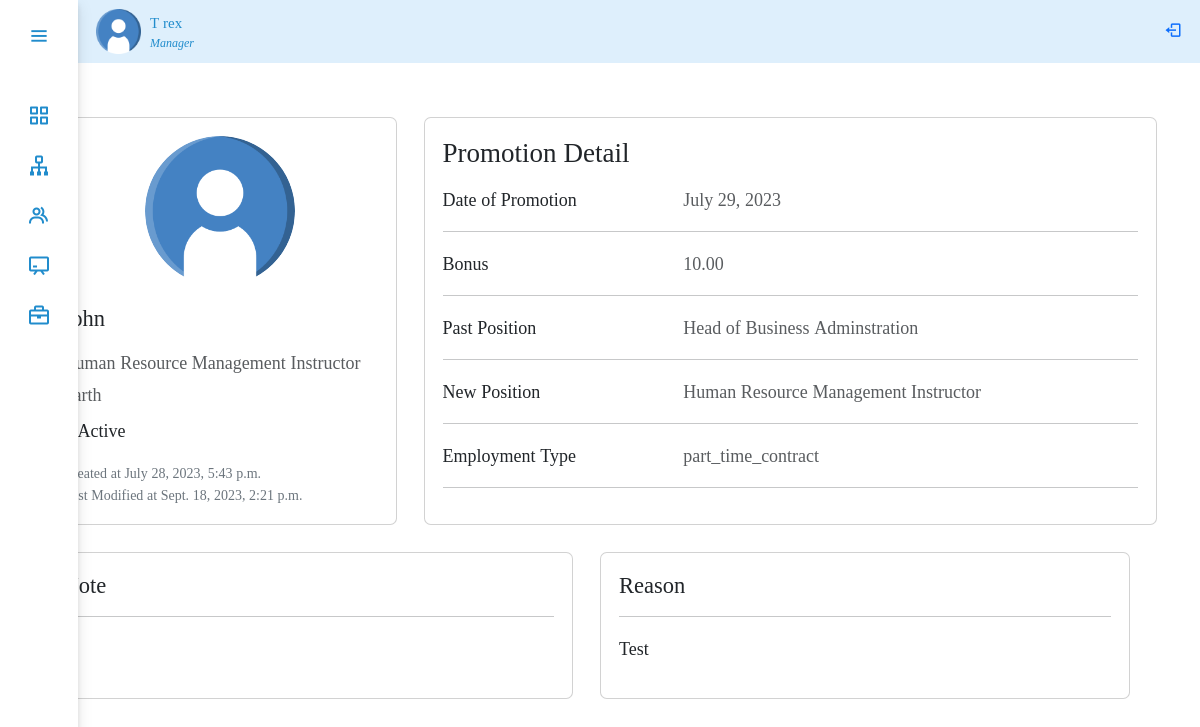
/panel/promotion/3/ (signed in), run on the app's committed database.
### performance/models.py (models this page shows, shortened)
class CustomUser(AbstractBaseUser, PermissionsMixin):
    user_id = models.CharField(max_length=10, unique=True)
    first_name = models.CharField(max_length=30)
    last_name = models.CharField(max_length=30)
    is_active = models.BooleanField(default=True)
    is_manager = models.BooleanField(default=False)
    is_employee = models.BooleanField(default=False)
    is_admin = models.BooleanField(default=False)
    is_staff = models.BooleanField(default=False)
    is_superuser = models.BooleanField(default=False)
    objects = UserManager()
    USERNAME_FIELD = 'user_id'
    REQUIRED_FIELDS = ['first_name', 'last_name']
    class Meta:
        permissions = [
            ("view_manager_pages", "Can view manager pages"),
            ("view_employee_pages", "Can view employee pages"),
        ]

class Promotion(models.Model):
    employee = models.ForeignKey(
        Employee, on_delete=models.SET_NULL, null=True, related_name='promoted_employee')
    date_of_promotion = models.DateField(null=True)
    reason = models.CharField(max_length=100, null=True)
    note = models.TextField(blank=True, null=True)
    bonus = models.DecimalField(
        max_digits=10, decimal_places=2, blank=True, null=True)
    past_position = models.ForeignKey(
        Designation, on_delete=models.SET_NULL, null=True, related_name='past_position'
    )
    new_position = models.ForeignKey(
        Designation, on_delete=models.SET_NULL, null=True, related_name='new_position'
    )
    new_position = models.ForeignKey(
        Designation, on_delete=models.SET_NULL, null=True, related_name='new')
    employment_type = models.CharField(
        max_length=20, choices=Employee.EMPLOYMENT_TYPE_CHOICES, null=True, blank=True)

class Employee(models.Model):
    user = models.OneToOneField(
        CustomUser, on_delete=models.CASCADE, null=True, blank=True, related_name='user')
    GENDER_CHOICES = (
        ('M', 'Male'),
        ('F', 'Female'),
    )
    MARITAL_STATUS_CHOICES = (
        ('S', 'Single'),
        ('M', 'Married'),
        ('D', 'Divorced'),
        ('W', 'Widowed'),
    )
    EMPLOYMENT_TYPE_CHOICES = (
        ('fulltime_permanent', 'Fulltime Permanent'),
        ('fulltime_probation', 'Fulltime Probation'),
        ('part_time_contract', 'Part Time Contract'),
    )
    STATUS_CHOICES = (
        ('A', 'Active'),
        ('IN', 'Inactive'),
    )
    avatar = models.ImageField(upload_to='avatar/', null=True, blank=True)
    gender = models.CharField(max_length=1, choices=GENDER_CHOICES, null=True)
    dob = models.DateField(blank=True, null=True)
    nationality = models.CharField(max_length=100, null=True, blank=True)
    marital_status = models.CharField(
        max_length=50, choices=MARITAL_STATUS_CHOICES, null=True, blank=True)
    phone_number = models.CharField(max_length=20, null=True, blank=True)
    email = models.EmailField(max_length=254)
    address = models.CharField(max_length=100, null=True, blank=True)
    joined_date = models.DateField(null=True)
    department = models.ForeignKey(
        Department, on_delete=models.SET_NULL, null=True, blank=True)
    designation = models.ForeignKey(
        Designation, on_delete=models.SET_NULL, null=True)
    employment_type = models.CharField(
        max_length=20, choices=EMPLOYMENT_TYPE_CHOICES, null=True)
    salary = models.DecimalField(
        max_digits=10, decimal_places=2, null=True, blank=True)
    promotion_designation = models.ForeignKey(
        Designation, on_delete=models.SET_NULL, related_name='promotion', null=True, blank=True)
    manager = models.ForeignKey(
        CustomUser, on_delete=models.SET_NULL, null=True, blank=True)
    created_at = models.DateTimeField(auto_now_add=True, null=True, blank=True)
    updated_at = models.DateTimeField(auto_now=True, null=True, blank=True)
    status = models.CharField(max_length=50, null=True, choices=STATUS_CHOICES)
    note = models.TextField(blank=True, null=True)
    objects = ActiveEmployeeManager()

class Designation(models.Model):
    department = models.ForeignKey(
        Department, on_delete=models.SET_NULL, related_name='designations', null=True, blank=True)
    job_title = models.CharField(max_length=100, null=True)
    created_at = models.DateTimeField(auto_now_add=True, null=True)
    updated_at = models.DateTimeField(auto_now=True, null=True)
    def __str__(self):
        return self.job_title

### performance/views.py (the view)
class PromotionDetailView(UserPassesTestMixin, DetailView):
    model = Promotion
    template_name = 'performance/promotion/promotion_detail.html'
    context_object_name = 'promotion_detail'
    def test_func(self):
        return is_manager(self.request.user)

### performance/views.py (called while the page is built)
def is_manager(user):
    return user.is_authenticated and user.is_manager

### performance/templates/performance/promotion/promotion_detail.html (shortened to what this page needs)
{% extends 'performance/adminPanel.html' %}
{% load static %}
{% block body %}
<section>
  <div class="container py-5">
    <div class="row">
      <div class="col-lg-4">
        <div class="card mb-4">
          <div class="card-body text-center">
            <img src="/media/avatar/user.png" alt="avatar"
              class="rounded-circle img-fluid" style="width: 150px;">
            <h5 class="my-3">{{promotion_detail.employee.user.first_name}} {{promotion_detail.user.last_name}}</h5>
            <p class="text-muted mb-1"> {{promotion_detail.employee.designation}}</p>
            <p class="text-muted mb-2">{{promotion_detail.employee.address}}</p>
            <div class="d-flex align-items-center m-0 mb-3">
                {% if promotion_detail.employee.status == "A" %}
                <p class="m-0">Active</p>
                {% else %}
                <div style="width:10px; height:10px; background-color:#dc3545; border-radius:50%; padding:0.25rem; margin-right: 5px;"></div>
                <p class="m-0">Inactive</p>
                {% endif %}
            </div>
             <div>
                <p style="font-size: 14px; margin:1px;" class="text-secondary">Created at {{promotion_detail.employee.created_at}} </p>
                <p style="font-size: 14px; margin:1px;" class="text-secondary">Last Modified at {{promotion_detail.employee.updated_at}} </p>
            </div>
          </div>
        </div>
      </div>
      <div class="col-lg-8">
        <div class="card mb-4">
          <div class="card-body">
            <h4 class="mb-3">Promotion Detail</h4>
            <div class="row">
              <div class="col-sm-4">
                <p class="mb-0">Date of Promotion</p>
              </div>
              <div class="col-sm-8">
                <p class="text-muted mb-0">{{promotion_detail.date_of_promotion}}</p>
              </div>
            </div>
            <hr>
            <div class="row">
              <div class="col-sm-4">
                <p class="mb-0">Bonus</p>
              </div>
              <div class="col-sm-8">
                <p class="text-muted mb-0">{{promotion_detail.bonus}} {{promotion_detail.user.last_name}}</p>
              </div>
            </div>
             <hr>
            <div class="row">
              <div class="col-sm-4">
                <p class="mb-0">Past Position</p>
              </div>
              <div class="col-sm-8">
                <p class="text-muted mb-0">{{promotion_detail.past_position}}</p>
              </div>
            </div>
            <hr>
            <div class="row">
              <div class="col-sm-4">
                <p class="mb-0">New Position</p>
              </div>
              <div class="col-sm-8">
                <p class="text-muted mb-0">{{promotion_detail.new_position}}</p>
              </div>
            </div>
            <hr>
            <div class="row">
              <div class="col-sm-4">
                <p class="mb-0">Employment Type</p>
              </div>
              <div class="col-sm-8">
                <p class="text-muted mb-0">{{promotion_detail.employment_type}}</p>
              </div>
            </div>
            <hr>
            </div>
          </div>
        </div>
        <div class="row mb-4">
          <div class="col-md-6">
            <div class="card  mb-md-0">
              <div class="card-body">
                <h5>Note</h5>
                <hr>
                <p>{{promotion_detail.note}}</p>
            </div>
            </div>
          </div>
          <div class="col-md-6">
            <div class="card  mb-md-0">
              <div class="card-body">
                <h5>Reason</h5>
                <hr>
                <p>{{promotion_detail.reason}}</p>
            </div>
            </div>
          </div>
        </div>
      </div>
    </div>
</section>
{% endblock body%}

### performance/templates/performance/adminPanel.html (shortened to what this page needs)
{% extends 'performance/base.html' %}
{% load static %}
{% block sidebar %}
<div class="sidebar">
  <div class="logo_details">
    <i class="bx bx-menu" id="btns"></i>
  </div>
  <ul class="nav-list">
    <li>
      {% if user.is_manager %}
       <a href="{% url 'dashboard' %}">
        <i class="bx bx-grid-alt"></i>
      </a>
      {% endif %}
    </li>
    {% if user.is_manager %}
    <li>
      <a href="{% url 'department' %}">
        <i class="bx bx-sitemap"></i>
      </a>
    </li>
    {% endif %}
    {% if user.is_manager %}
    <li>
      <a href="{% url 'employees'  %}">
        <i class="bx bx-group"></i>
      </a>
    </li>
    {% endif %}
    <li>
      {% if user.is_manager %}
      <a href="{% url 'training' %}">
        <i class="bx bx-chalkboard"></i>
      </a>
      {% endif %}
    </li>
     <li>
      {% if user.is_manager %}
      <a href="{% url 'development' %}">
        <i class="bx bx-briefcase"></i>
      </a>
      {% endif %}
    </li>
  </ul>
</div>
<nav class="navbar mainNav">
    <ul class="nav">
      <li class="nav-item profile">
        <div class="profile_details d-flex mx-3">
          <img src="{% static 'performance/images/user.png' %}" width="45" alt="">
          <div class="profile_content mx-2 my-auto">
            <div class="name">{{user.first_name}} {{user.last_name}}</div>
            {% if user.is_manager %}
            <div class="designation">Manager</div>
            {% endif %}
          </div>
        </div>
      </li>
    </ul>
    <span class="navbar-text small pe-3">
      <form action="{% url 'logout' %}" method="post">
      <button type="submit" style="border:none; background:transparent; "> <i class="bx bx-log-out text-primary" id="log_out"></i></button>
    </form>
    </span>
</nav>
{% endblock sidebar %}

### performance/static/performance/css/style.css (style rules this page uses)
:root { --color-default: #218ccc; --color-second:#DEEFFC; --color-white:#fff; --color-body:#e4e9f7; --color-light:#e0e0e0; }
* { margin: 0; padding: 0; font-size: 18px; font-family: 'Noto Serif Georgian', serif; text-align: justify; box-sizing: border-box; }
span { color: var(--color-default); font-size: 50px; }
.sidebar { min-height: 100vh; width: 78px; padding: 6px 14px; z-index: 99; background-color: var(--color-white); transition: all .5s ease; position: fixed; top: 0; left: 0; margin: 0; padding: 0 auto; box-shadow: 0 4px 6px rgba(0, 0, 0, 0.1), 0 5px 15px rgba(0, 0, 0, 0.1); }
.sidebar .logo_details { height: 60px; display: flex; align-items: center; position: relative; }
.sidebar .logo_details #btns { position: absolute; top:50%; right: 0; transform: translateY(-50%); font-size: 23px; text-align: center; cursor: pointer; transition: all .5s ease; }
.sidebar i { color:var(--color-default); height: 60px; line-height: 60px; min-width: 50px; font-size: 25px; text-align: center; }
.sidebar .nav-list { margin-top: 30px; height: 100%; padding: 0; }
.sidebar li { position: relative; margin:8px 0; list-style: none; }
.sidebar li a { display: flex; height: 100%; width: 100%; align-items: center; text-decoration: none; position: relative; transition: all .5s ease; z-index: 12; }
.sidebar li a::after { content: ""; position: absolute; width: 100%; height: 100%; transform: scaleX(0); background-color: var(--color-second); border-radius: 5px; transition: transform 0.3s ease-in-out; transform-origin: left; z-index: -2; }
.sidebar li i { height: 42px; line-height: 40px; font-size: 24px; }
.mainNav { background-color: var(--color-second); position: relative; top: 0; left: 78px; width: calc(100% - 78px); transition: all .5s ease; z-index: 2; }
.mainNav li.profile .name, .mainNav li.profile .designation { font-size: 15px; font-weight: 400; color:var(--color-default); white-space: nowrap; }
.mainNav li.profile .designation { font-size: 12px; font-style: italic; }

### data on the page
CustomUser: first_name "T", last_name "rex"
Promotion: employee.user.first_name "John", employee.designation "Human Resource Management Instructor", employee.address "Earth", employee.created_at "July 28, 2023, 5:43 p.m.", employee.updated_at "Sept. 18, 2023, 2:21 p.m.", date_of_promotion "July 29, 2023", bonus "10.00", past_position "Head of Business Adminstration", new_position "Human Resource Management Instructor", employment_type "part_time_contract", reason "Test"
